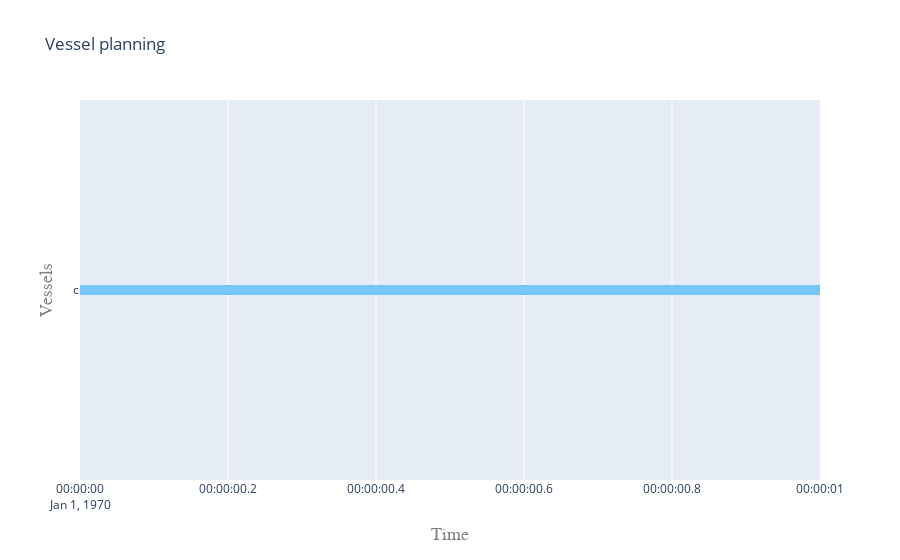

Notebook cell for this chart:
### Code cell
plot.vessel_planning([Sc,c,Sa,a,a2,b])

### Figure 1 — Plotly figure (JSON) as saved in the notebook; plotly's stock layout.template omitted (floating-point values rounded to 4 significant figures)
{"data": [{"connectgaps": false, "hoverinfo": "y+name", "line": {"color": "rgb(78,154,210)", "width": 10}, "mode": "lines", "name": "Sc", "type": "scatter", "x": [], "y": []}, {"connectgaps": false, "hoverinfo": "y+name", "line": {"color": "rgb(120,196,252)", "width": 10}, "mode": "lines", "name": "c", "type": "scatter", "x": ["1970-01-01T00:00:00", "1970-01-01T00:00:00", "1970-01-01T00:00:01", "1970-01-01T00:00:01", "1970-01-01T00:00:01"], "y": ["c", "c", "c", "c", null]}, {"connectgaps": false, "hoverinfo": "y+name", "line": {"color": "rgb(162,238,38)", "width": 10}, "mode": "lines", "name": "Sa", "type": "scatter", "x": [], "y": []}, {"connectgaps": false, "hoverinfo": "y+name", "line": {"color": "rgb(204,24,80)", "width": 10}, "mode": "lines", "name": "a", "type": "scatter", "x": [], "y": []}, {"connectgaps": false, "hoverinfo": "y+name", "line": {"color": "rgb(246,66,122)", "width": 10}, "mode": "lines", "name": "a2", "type": "scatter", "x": [], "y": []}, {"connectgaps": false, "hoverinfo": "y+name", "line": {"color": "rgb(32,108,164)", "width": 10}, "mode": "lines", "name": "b", "type": "scatter", "x": [], "y": []}], "layout": {"hovermode": "closest", "legend": {"orientation": "h", "x": 0, "y": -0.2}, "title": {"text": "Vessel planning"}, "xaxis": {"range": ["1970-01-01T00:00:00", "1970-01-01T00:00:01"], "title": {"font": {"color": "#7f7f7f", "family": "Courier New, monospace", "size": 18}, "text": "Time"}}, "yaxis": {"title": {"font": {"color": "#7f7f7f", "family": "Courier New, monospace", "size": 18}, "text": "Vessels"}}}}
